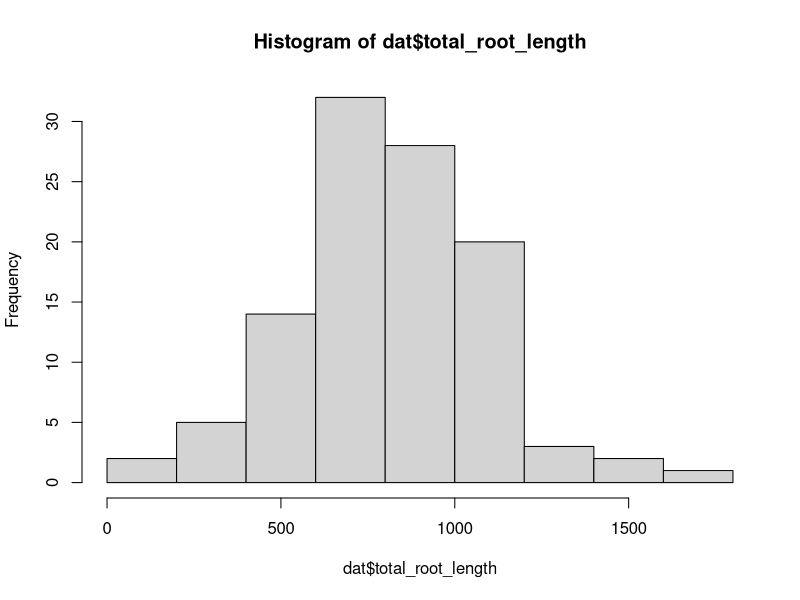
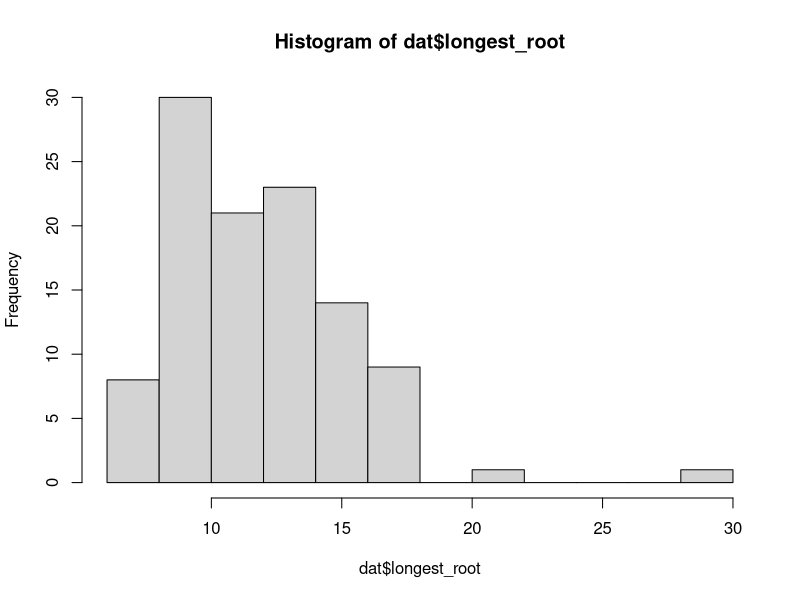
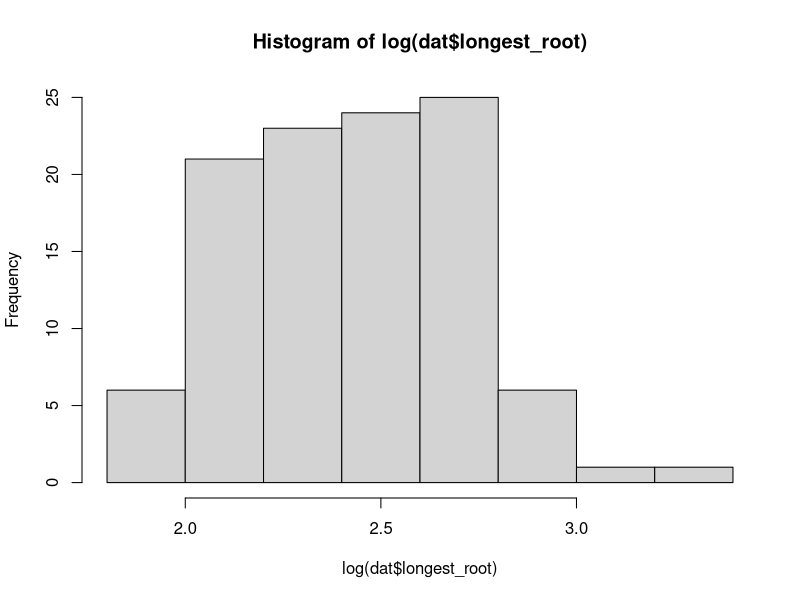
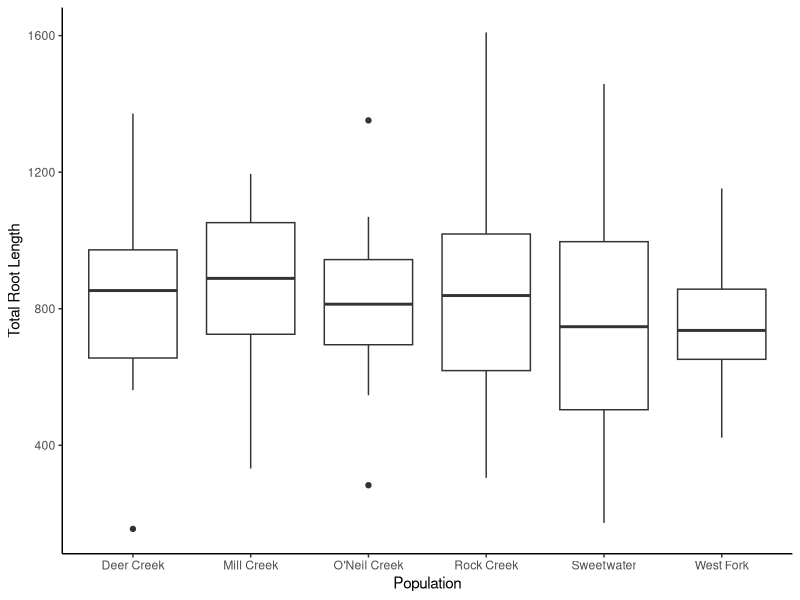
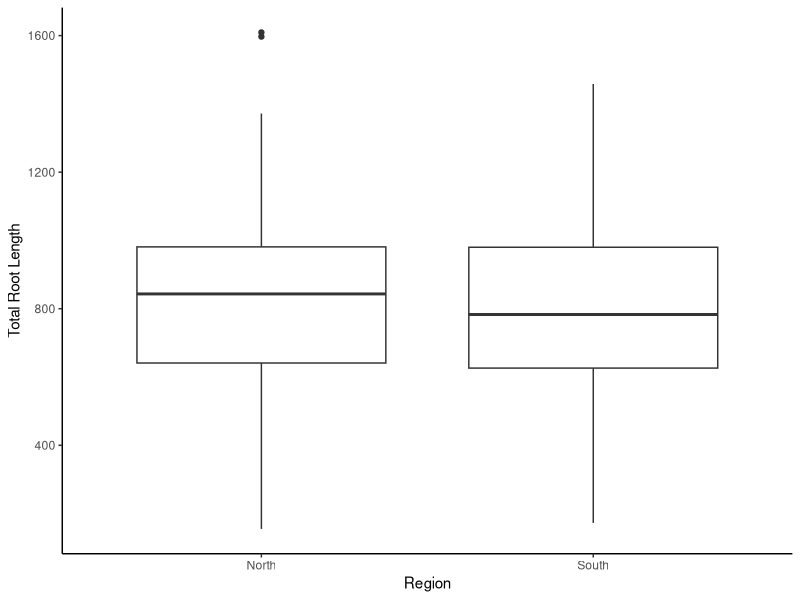
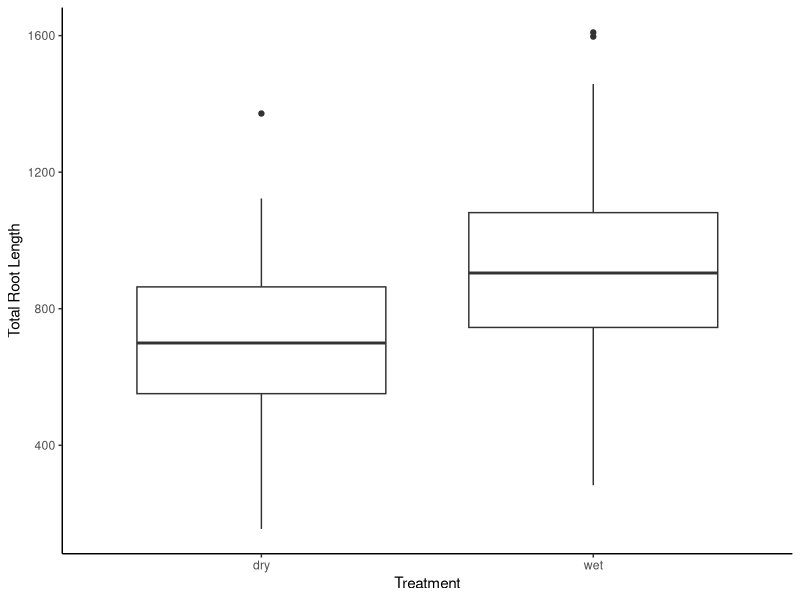
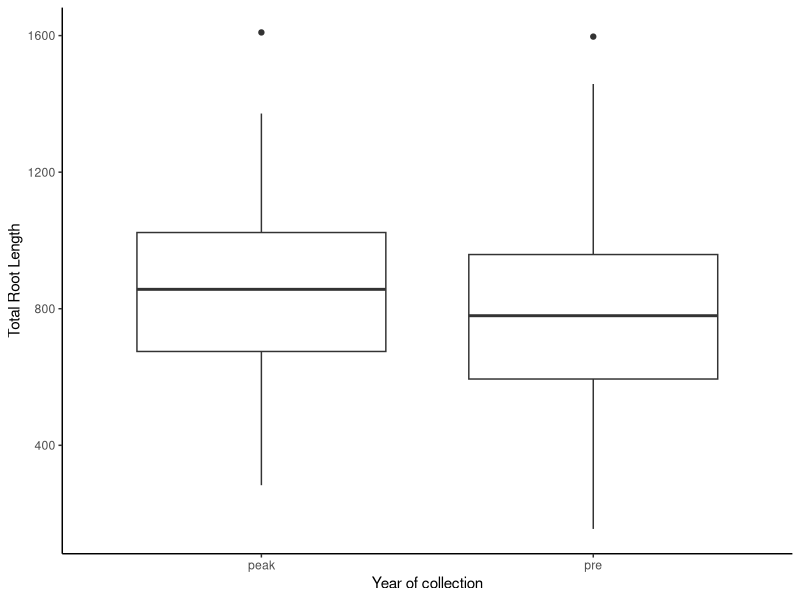
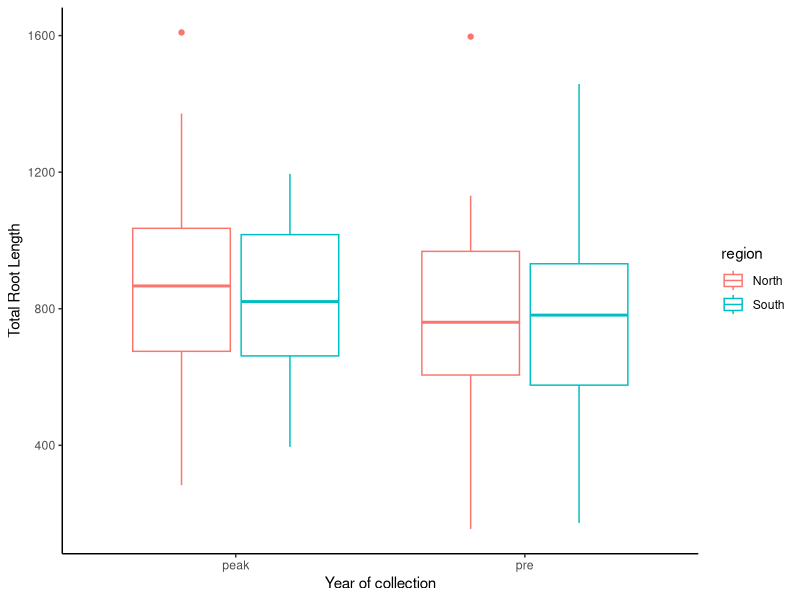

Write the R code that produced these figures, in order.
### Root Study R-Script - Angert Lab
### Directed Studies 

### set working directory
setwd("~/Documents/Root_Study")


### load in packages 
library(tidyverse)
library(ggplot2)

### load in csv 
root_data <- read.csv("RootReader_Data.csv") %>%
  select(plant_id, total_root_length, longest_root, plant_type, rhizome_present)
View(root_data)

metadata <- read.csv("Metadata.csv") %>% 
  select(-X)


### joining CSV's into a master data set
dat <- left_join(root_data, metadata, by = c("plant_id" = "Random.ID"))

View(dat)


### binning collection years into pre-drought (2010, 2011) and peak-drought (2014-16)

dat <- dat%>%
  mutate(pre_peak = ifelse(Year == "2010", "pre", ifelse(Year == "2011", "pre", ifelse(Year == "2014", "peak", ifelse(Year == "2015", "peak", ifelse(Year == "2016", "peak", NA))))))


### making region variable from sites 
dat <- dat%>%
  mutate(region = ifelse(Site == "S02", "South", ifelse(Site == "S07", "South", ifelse(Site == "S11", "South", ifelse(Site == "S15", "North", ifelse(Site == "S16", "North", ifelse(Site == "S36", "North", NA)))))))


### Histogram displaying raw data

hist(dat$total_root_length)

hist(dat$longest_root)

hist(log(dat$longest_root))



#### Exploratory graphing ##########################

### Total Root length X population
p1 <- dat %>% filter(is.na(Name) == FALSE) %>% 
  ggplot(aes(x=Name, y=total_root_length)) +
  geom_boxplot() + xlab("Population") + ylab("Total Root Length")

p1 + theme_classic()


### Total Root length X region
p2 <- dat %>% filter(is.na(region) == FALSE) %>% 
  ggplot(aes(x=region, y=total_root_length)) +
  geom_boxplot() + xlab("Region") + ylab("Total Root Length")

p2 + theme_classic()

### Total Root length X Treatment 
p3 <- dat %>% filter(is.na(Treatment) == FALSE) %>% 
  ggplot(aes(x=Treatment, y=total_root_length)) +
  geom_boxplot() + xlab("Treatment") + ylab("Total Root Length")

p3 + theme_classic()

### Does root length differ by year - pre vs peak drought 
p4 <- dat %>% filter(is.na(pre_peak) == FALSE) %>% 
  ggplot(aes(x=pre_peak, y=total_root_length)) +
  geom_boxplot() + xlab("Year of collection") + ylab("Total Root Length")

p4 + theme_classic()


### Do regions differ in evolution across years?
p5 <- dat %>% filter(is.na(pre_peak) == FALSE) %>% 
  ggplot(aes(x=pre_peak, y=total_root_length, color=region)) +
  geom_boxplot() + xlab("Year of collection") + ylab("Total Root Length")

p5 + theme_classic()

### Do regions differ in plasticity across treatments?
p6 <- dat %>% filter(is.na(Treatment) == FALSE) %>% 
  ggplot(aes(x=Treatment, y=total_root_length, color=region)) +
  geom_boxplot() + xlab("Watering treatment") + ylab("Total Root Length")

p6 + theme_classic()

### Do sites differ in plasticity across treatment?
p7 <- dat %>% filter(is.na(Treatment) == FALSE) %>% 
  ggplot(aes(x=Site, y=total_root_length, color=Treatment)) +
  geom_boxplot() + xlab("Site") + ylab("Total Root Length")

p7 + theme_classic()

### Did plasticity evolve?
p8 <- dat %>% filter(is.na(Treatment) == FALSE) %>% 
  ggplot(aes(x=pre_peak, y=total_root_length, color=Treatment)) +
  geom_boxplot() + xlab("Year of collection") + ylab("Total Root Length")

p8 + theme_classic()


#### Analysis of variance
library(lme4)
library(lmerTest)
library(lmtest)

mod.3way <- lmer(total_root_length ~ region*Treatment*pre_peak + (1|Site), data=dat)
summary(mod.3way)
# model gives singularity error - it is overly complex
# try dropping random effect &/or drop interaction terms

# without random effect of site
mod.3way.fixed <- lm(total_root_length ~ region*Treatment*pre_peak, data=dat)
summary(mod.3way.fixed)

# retaining random effect but dropping 3-way interaction term
mod.2ways <- lmer(total_root_length ~ region*Treatment + region*pre_peak + Treatment*pre_peak + (1|Site), data=dat)
summary(mod.2ways)

lrtest(mod.3way, mod.2ways) #  3-way model has significantly higher likelihood --> should retain 3-way interaction

# without random effect of site or 3-way interaction
mod.2way.fixed <- lm(total_root_length ~ region*Treatment + region*pre_peak + Treatment*pre_peak, data=dat)
summary(mod.2way.fixed)
